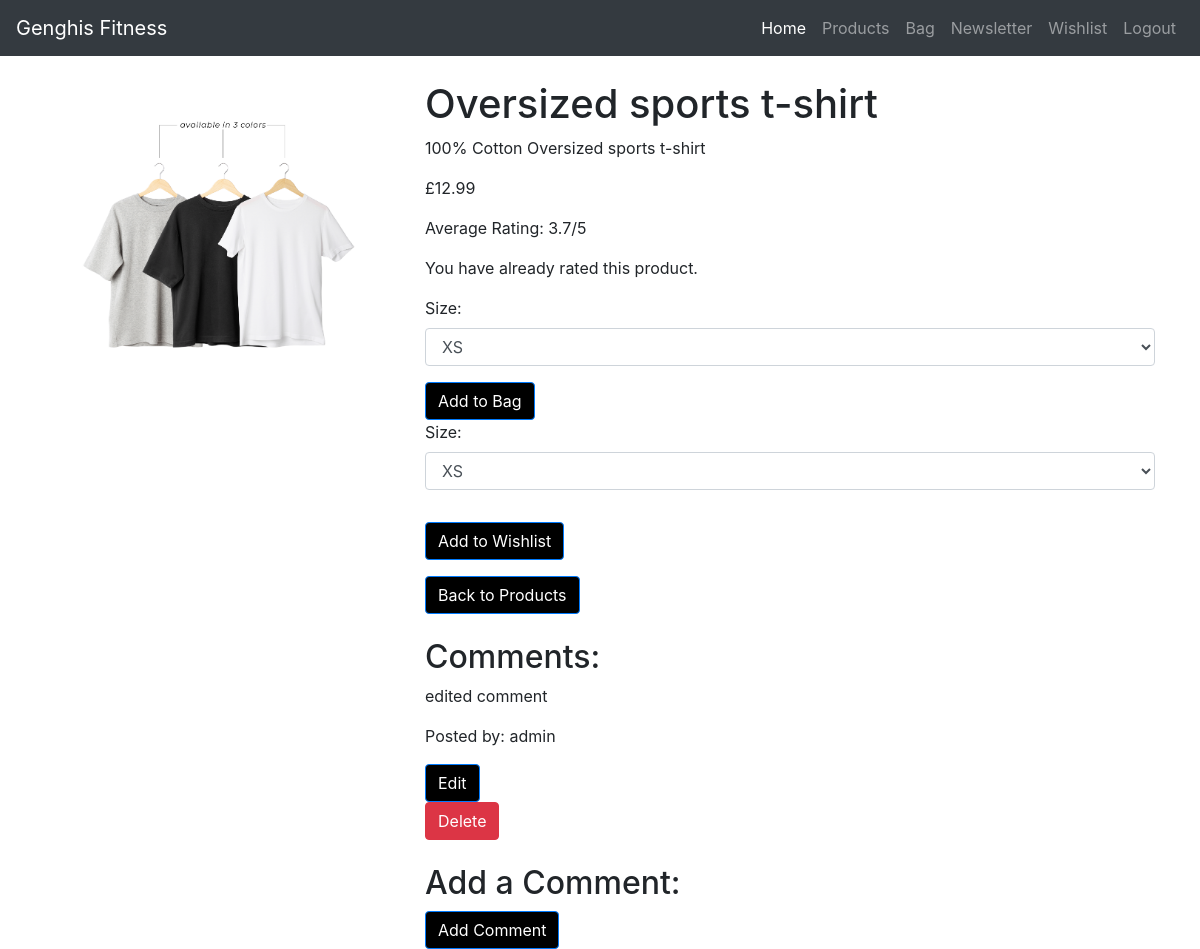
Screenshot of /products/product/2/ (signed in) with the database file from the repository.
### products/models.py (models this page shows)
class Product(models.Model):
    name = models.CharField(max_length=100)
    description = models.TextField()
    price = models.DecimalField(max_digits=10, decimal_places=2)
    image = models.ImageField(upload_to='products/')
    created_at = models.DateTimeField(auto_now_add=True)
    category = models.ForeignKey('Category', on_delete=models.CASCADE, related_name='products')
    has_sizes = models.BooleanField(default=False, null=True, blank=True)

class Comment(models.Model):
    product = models.ForeignKey(Product, on_delete=models.CASCADE, related_name='comments')
    user = models.ForeignKey(User, on_delete=models.CASCADE)
    content = models.TextField()
    created_at = models.DateTimeField(auto_now_add=True)
    updated_at = models.DateTimeField(auto_now=True)

### products/views.py (the view, shortened to what this page needs)
# urls.py: path('product/<int:pk>/', ProductDetailView.as_view(), name='product_detail'),
class ProductDetailView(DetailView):
    model = Product
    template_name = 'products/product_detail.html'
    context_object_name = 'product'
    def get_context_data(self, **kwargs):
        context = super().get_context_data(**kwargs)
        product = self.get_object()
        average_rating = product.product_ratings.aggregate(average_rating=Avg('rating')).get('average_rating')
        context['average_rating'] = round(average_rating, 1) if average_rating is not None else 0
        context['has_rated'] = False
        if self.request.user.is_authenticated:
            existing_rating = ProductRating.objects.filter(product=product, user=self.request.user).first()
            if existing_rating:
                context['has_rated'] = True
        return context

### context/bag_processor.py (called while the page is built, shortened)
def bag_contents(request):
    bag_items = []
    total = 0
    product_count = 0
    bag = request.session.get('bag', {})
    context = {
        'bag_items': bag_items,
        'total': total,
        'product_count': product_count,
        'grand_total': total,
    }
    return context

### products/templates/products/product_detail.html (shortened to what this page needs)
{% extends "base.html" %}
{% load static %}
{% block content %}
<div class="container">
    <div class="row">
        <div class="col-md-4">
            <img src="{{ product.image.url }}" class="img-fluid" alt="Product Image">
        </div>
        <div class="col-md-8">
            <h1 class="mt-4">{{ product.name }}</h1>
            <p>{{ product.description }}</p>
            <p class="card-price">£{{ product.price }}</p>
            <p>Average Rating: {{ average_rating|floatformat:1 }}/5</p>
            {% if user.is_authenticated %}
                {% if not has_rated %}
                <form method="post" action="{% url 'products:product_detail' product.pk %}">
                        {% csrf_token %}
                        <div class="form-group">
                            <label for="rating">Rate this product:</label>
                            <select class="form-control" id="rating" name="rating">
                                <option value="1">1 star</option>
                                <option value="2">2 stars</option>
                                <option value="3">3 stars</option>
                                <option value="4">4 stars</option>
                                <option value="5">5 stars</option>
                            </select>
                        </div>
                        <button type="submit" class="btn btn-primary">Submit Rating</button>
                    </form>
                {% else %}
                    <p>You have already rated this product.</p>
                {% endif %}
                <form class="add-to-cart-form" method="POST" action="{% url 'bag:add_to_bag' item_id=product.pk %}">
                    {% if product.has_sizes %}
                        <label for="product_size">Size:</label>
                        <select name="product_size" id="product_size" class="form-control">
                            <option value="XS">XS</option>
                        </select>
                    {% endif %}
                    <button type="submit" class="btn btn-primary mt-3">Add to Bag</button>
                </form>
                <form class="add-to-wishlist-form" method="POST" action="{% url 'wishlist:add_to_wishlist' product_id=product.pk %}">
                    {% if product.has_sizes %}
                        <div class="form-group">
                            <label for="product_size">Size:</label>
                            <select name="size" id="product_size" class="form-control" required>
                                <option value="XS">XS</option>
                            </select>
                        </div>
                    {% endif %}
                    <button type="submit" class="btn btn-primary mt-3">Add to Wishlist</button>
                </form>
            {% endif %}
            <div class="mt-3">
                <a href="{% url 'products:product_list' %}" class="btn btn-primary">Back to Products</a>
            </div>
            <div class="mt-4">
                <h2>Comments:</h2>
                {% for comment in product.comments.all %}
                    <div class="comment">
                        <p>{{ comment.content }}</p>
                        <p class="comment-user">Posted by: {{ comment.user.username }}</p>
                        {% if user.is_authenticated and comment.user == user %}
                            <a href="{% url 'products:edit_comment' comment_id=comment.id %}" class="btn btn-primary">Edit</a>
                            <form method="post" action="{% url 'products:delete_comment' comment_id=comment.id %}">
                                <button type="submit" class="btn btn-danger">Delete</button>
                            </form>
                        {% endif %}
                    </div>
                {% empty %}
                    <p>No comments yet.</p>
                {% endfor %}
            </div>
            <div class="mt-4">
                <h2>Add a Comment:</h2>
                <form method="post" action="{% url 'products:add_comment' product_id=product.id %}">
                    <button type="submit" class="btn btn-primary">Add Comment</button>
                </form>
            </div>
        </div>
    </div>
</div>
{% endblock %}

### static/css/base.css (style rules this page uses)
body, html { height: 100%; margin: 0; padding: 0; }
.btn-primary { background-color: black; color: white; }

### rows the page displays
Product: image (picture), name "Oversized sports t-shirt", description "100% Cotton Oversized sports t-shirt", price "12.99"
Comment: content "edited comment", user.username "admin", shows "Edit"

### other values shown
{{ average_rating|floatformat:1 }} "3.7"
